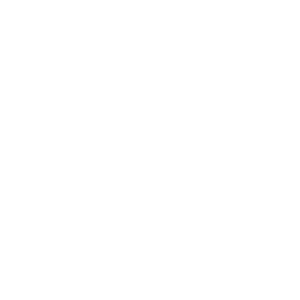
Frame 1 (no input)
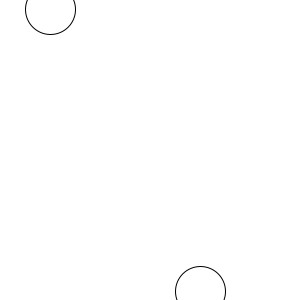
Frame 60 (the mouse pressed at the canvas centre just before this capture)
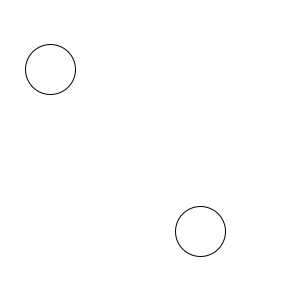
Frame 120 (the mouse held since frame 60 and released just before this capture)

The Processing sketch that drew these frames (run headless with seeded random() and noise(); from frame 60 on, the mouse is pressed at the canvas centre):

// Processing sketch: sketch_2balls
// ── sketch_2balls.pde
int x;
int y;


void setup() {
  size(300, 300);
  x = -50;
  y = 350;
}

void draw() {
 background(255);
 ellipse(50, x, 50, 50);
 ellipse(200, y, 50, 50);
 x = x + 1; 
 y = y - 1;
  if(x>400) {
  x = -100;
  y = 400;
 }
}
